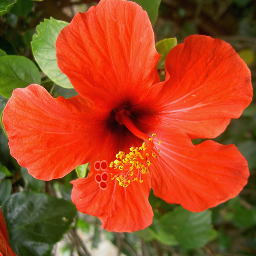
#> input picture image_et_filtre/TD3/AAA.png, 256 x 256 px
$ jupyter execute --allow-errors '2019-03-01 15h35m53s- template_TD1.ipynb'   (shell and % lines are left out)
#> lines starting #> are read from the running program, lines starting #| are printed output that depends on the picture
Echantillonage 2D
========
TP1 séance 2-3
========
--------
Combal Quentin

Cocogne Romain

[cell 1]
import numpy as np
import matplotlib.pyplot as plt
import cv2

 1) Programmez la decimation:

   Faire une fonction pour la decimation.

   Appliquer la fonction de decimation et montrer les images avant et apres decimation.

décimation: on sous-échantillonne l'image.

[cell 2]
#input: img tableau d'entiers correspondant a une image, dec facteur de decimation
#output: tableau d'entiers correspondant à l'image d'origine sous-echantillonnee
def decimation (img, dec):
    return img[1:img.shape[0]:dec,1:img.shape[1]:dec]

On test la fonction avec plusieur images. on observe bien le résultat attendu. C'est à dire une baisse de résolution des images et des pertes d'information.

[cell 3]
#input: img_name nom du fichier image
#ouput: sur sortie standard, images avec different degres de decimation
def test_decim(img_name):
#> called with img_name = 'AAA.png'
    img = cv2.imread(img_name)
#> img is the input picture: shape (256, 256, 3); mean B, G, R 32.6, 71.7, 166.1
    plt.figure(1)
    plt.imshow(cv2.cvtColor(img, cv2.COLOR_BGR2RGB))
    plt.title('image originale'), plt.xticks([]), plt.yticks([])
    for i in range(2,5):
        plt.figure(i)
        plt.imshow(cv2.cvtColor(decimation(img,pow(2,i)), cv2.COLOR_BGR2RGB))
        plt.title('decimation de facteur '+str(pow(2,i))), plt.xticks([]), plt.yticks([])
    plt.show()
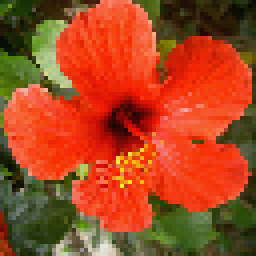
#> shown: shape (64, 64, 3) (shown 4 times larger); mean R, G, B 166.1, 71.7, 32.5
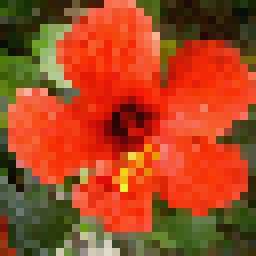
#> shown: shape (32, 32, 3) (shown 8 times larger); mean R, G, B 165.8, 71.7, 32.5
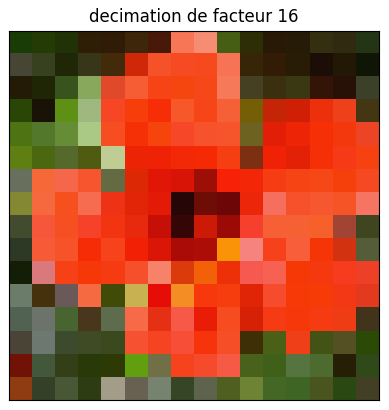
#> figure drawn by matplotlib, 1 panel

[cell 4]
test_decim('AAA.png')

[cell 5]
test_decim('imageCercles.png')
#> call 2 of test_decim, with img_name = 'imageCercles.png'
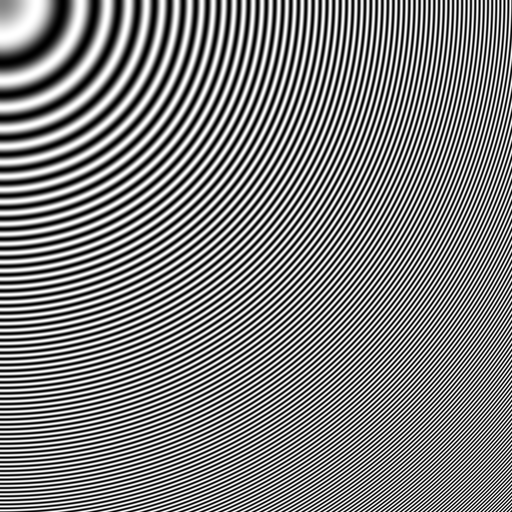
#> input picture image_et_filtre/TD3/imageCercles.png, 512 x 512 px
#> in test_decim, img is the input picture: shape (512, 512, 3); min 0, max 255, mean 127.8
#> in test_decim (call 2), `plt.show()`:
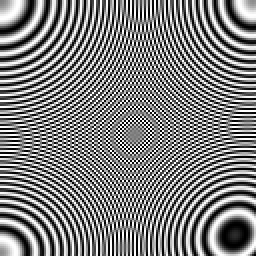
#> shown: shape (128, 128, 3) (shown 2 times larger); min 0, max 255, mean 127.8
#> in test_decim (call 2), `plt.show()`:
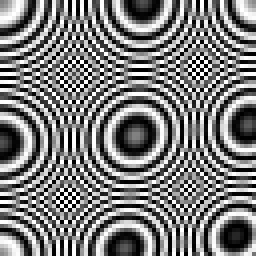
#> shown: shape (64, 64, 3) (shown 4 times larger); min 0, max 255, mean 124.3
#> in test_decim (call 2), `plt.show()`:
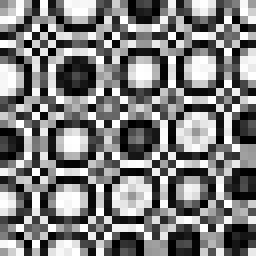
#> shown: shape (32, 32, 3) (shown 8 times larger); min 0, max 255, mean 125.7

[cell 6]
test_decim('imageSinus.png')
#> call 3 of test_decim, with img_name = 'imageSinus.png'
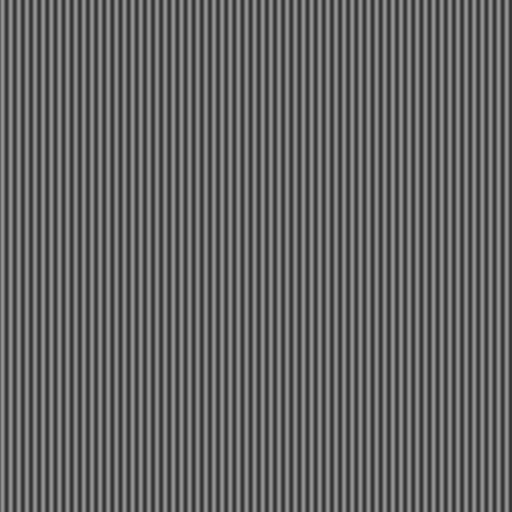
#> input picture image_et_filtre/TD3/imageSinus.png, 512 x 512 px
#> in test_decim, img is the input picture: shape (512, 512, 3); min 50, max 150, mean 100
#> in test_decim (call 3), `plt.show()`:
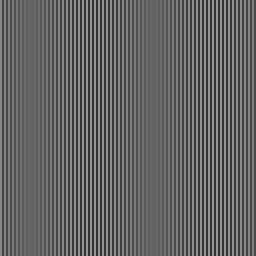
#> shown: shape (128, 128, 3) (shown 2 times larger); min 50, max 150, mean 100
#> in test_decim (call 3), `plt.show()`:
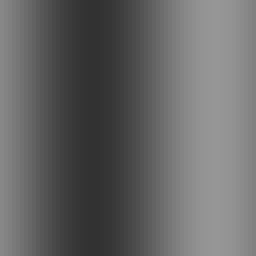
#> shown: shape (64, 64, 3) (shown 4 times larger); min 50, max 150, mean 101.3

2) Examinez le contenu de l’image du sinus avant et après décimation dans le domaine spectral. Indiquez
le phénomène en termes mathématiques.

[cell 7]
#input: le facteur de decimation
#output: sur la sortie standard, le decimee et son spectre frequentiel
def plot_spectre (img):
    img=decimation(img,dec)
    f = np.fft.fft2(img)
    fshift = np.fft.fftshift(f)
    magnitude_spectrum = 20*np.log(np.abs(fshift+1e-8))

    plt.figure(1),plt.imshow(img, cmap = 'gray')
    plt.title('sinus'), plt.xticks([]), plt.yticks([])
    plt.figure(2),plt.plot(magnitude_spectrum[int(magnitude_spectrum.shape[1]/2)])
    plt.title('Magnitude Spectrum')
    plt.show()


def spectre(img):
    f = np.fft.fft2(img)
    fshift = np.fft.fftshift(f)
    return fshift

On observe bien le spectre du sinus. On voit la composante continue en 0 et les deux dirac en environ +/- 100Hz.
<font color='red'>Expliquez mieux</font>

#> (a cell that did not finish here is left out)

On remarque qu'ici les fréquences des dirac sont différentes (environ +/-60Hz). De plus les amplitudes des dirac sont modifiées. On observe donc le phénomène de repliement.

#> (a cell that did not finish here is left out)

Ici les dirac caractéristiques du sinus ont disparu, on ne voit que la composante continue. Il semble donc que tous les dirac sont confondus. Le phénomène de repliement est bien mis en évidence

#> (a cell that did not finish here is left out)

On observe de nouveau les 3 dirac distinctement. Cela confirme qu'ils étaient confondus sont le spectre précédent.

#> (a cell that did not finish here is left out)

3). Proposez un filtre naïf dans le domaine spectral pour éviter le phénomène observé.

[cell 12]
def filtre_naif(img,dec) :
#> called with dec = 32
    F = spectre(img)
    H = np.zeros((img.shape))
    i = int(F.shape[0]/2); j=int(F.shape[1]/2)
#> after `i = int(F.shape[0] / 2)`: i = 256
#> after `j = int(F.shape[1] / 2)`: j = 256
    a=i- l_carre; b=i + i/(2*dec) + 1;
    c=j - l_carre; d=j + j/(2*dec) + 1;
    H[a:b,c:d] = 1
    G = H*F
    return G

#dec = 1
img = cv2.imread('Images/imageCercles.png',0)
# [4 lines of commented-out code are left out]
decim=32
#> (the rest of this cell did not finish here and is left out)
